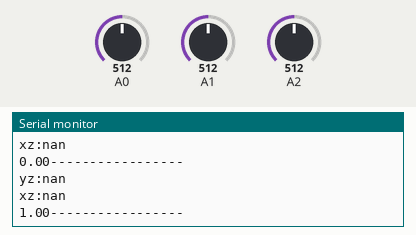
This sketch was run on a simulated Arduino Uno, built with avr-gcc and run on an emulated ATmega328P. Parts: the last lines printed to the serial monitor. Inputs (shaded band) come from the test bench; at power-on: A0 = 512, A1 = 512, A2 = 512.

Above: at 1.8 s.
1.9 s: A0 set to 716
At 2.8 s:
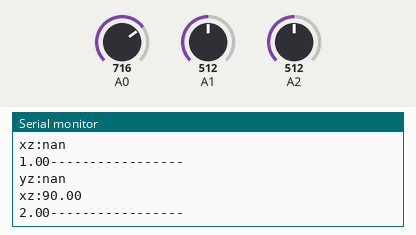
4.5 s: A1 set to 716
At 5.4 s:
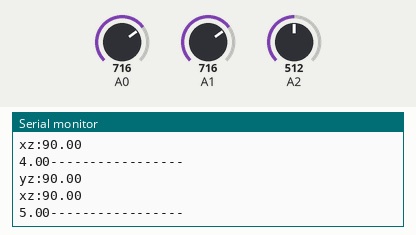
7.5 s: A2 set to 716
At 8.8 s:
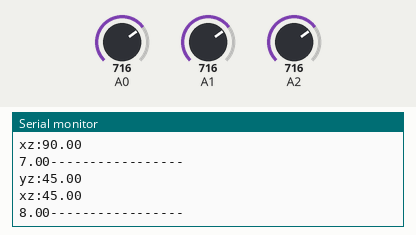
9.0 s: A0 set to 900
At 9.8 s:
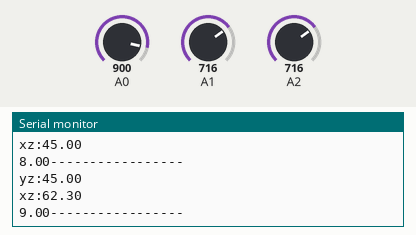
10.5 s: A1 set to 900
At 11.7 s:
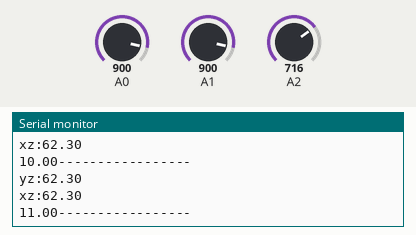
12.0 s: A2 set to 511
At 12.6 s:
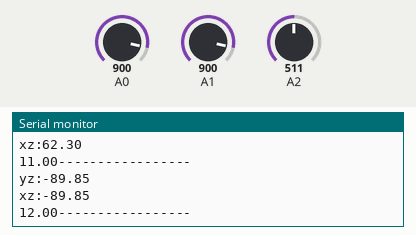
Timing chart, 0 to 14.5 s (numbered marks = the images above; inputs shaded):
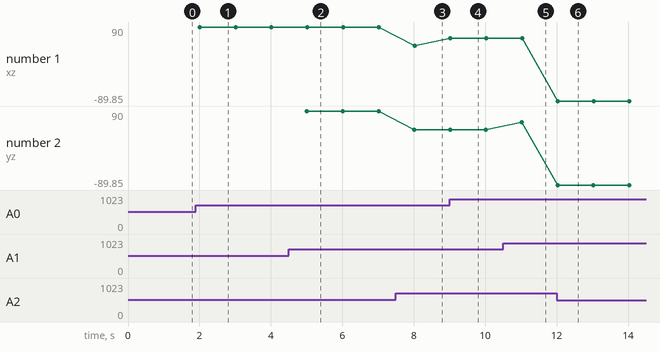

Measured:
- after the input at 1.9 s, the serial monitor: prints a new line after 0.11 s (image 1)
- after the input at 4.5 s, the serial monitor: prints a new line after 0.51 s (image 2)
- after the input at 7.5 s, the serial monitor: prints a new line after 0.52 s (image 3)
- after the input at 9.0 s, the serial monitor: prints a new line at once (image 4)
- after the input at 10.5 s, the serial monitor: prints a new line after 0.52 s (image 5)
- after the input at 12.0 s, the serial monitor: prints a new line at once (image 6)
- plotted number 1: 90 → 45 after the input at 7.5 s, 45 → 62.3 after the input at 9.0 s, 62.3 → -89.85 after the input at 12.0 s
- plotted number 2: 90 → 45 after the input at 7.5 s, 62.3 → -89.85 after the input at 12.0 s

The sketch:

mma7361-arduino.ino
```cpp
#include <math.h>

int xVal = 0;
int yVal = 0;
int zVal = 0;

double angleYZ = 0;
double angleXZ = 0;
double i = 0;

void setup() {
  analogReference(EXTERNAL);
  Serial.begin(9600);
}

void loop() {
  xVal = analogRead(0);
  yVal = analogRead(1);
  zVal = analogRead(2);
  xVal = map(xVal, 0, 1023, -500, 500);
  yVal = map(yVal, 0, 1023, -500, 500);
  zVal = map(zVal, 0, 1023, -500, 500);
  angleYZ = atan((double)yVal / (double)zVal);
  angleYZ = angleYZ*(57.2958);
  angleXZ = atan((double)xVal / (double)zVal);
  angleXZ = angleXZ*(57.2958);
 // acceleration=((0.000001)*sen(2*3.1416*))
  Serial.write("yz:");
  Serial.print(angleYZ);
  Serial.write("\n");
  Serial.write("xz:");
  Serial.print(angleXZ);
  Serial.write("\n");
  Serial.print(i);
  Serial.println("-----------------");
  i++;
  delay(1000);
}
```
